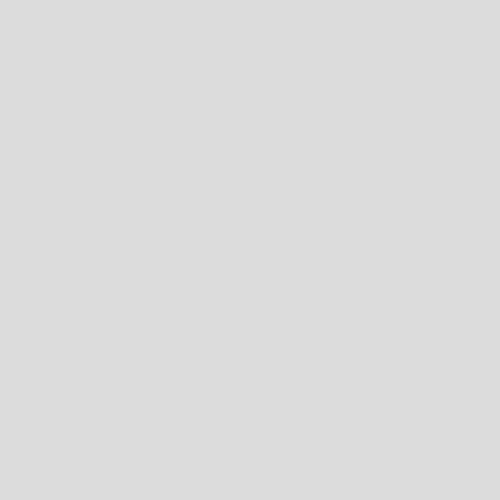
Frame 1 (no input)
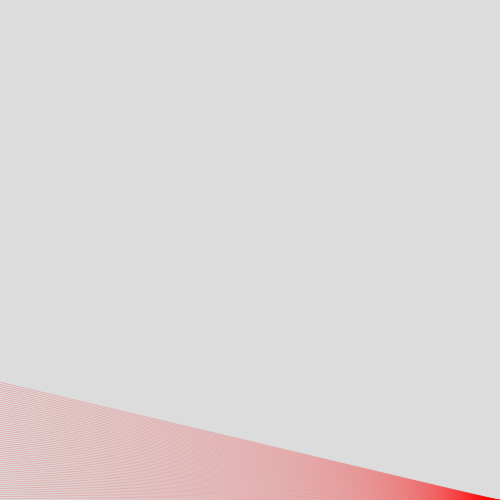
Frame 60 (the mouse pressed at the canvas centre just before this capture)
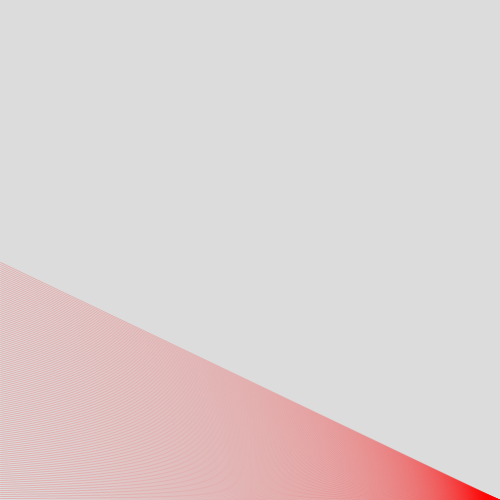
Frame 120 (the mouse held since frame 60 and released just before this capture)

The Processing sketch that drew these frames (run headless with seeded random() and noise(); from frame 60 on, the mouse is pressed at the canvas centre):

// Processing sketch: Conditionals_Line_02
// ── Conditionals_Line_02.pde
/*
HKB Creative Coding
 Einführung
 Michael Flueckiger
 */



int posX=0;
int posY=height;
color mycolor=color(255, 0, 0);
int speed=2;


// Setup Funktion, wird einmal aufgerufen
void setup() { 
  size(500, 500); // Grösse des Fensters definieren
  background(220);
  //line(200, 50, 400, 400);
  pixelDensity(2);
  posY=height;
}

// draw Funktion, wird geloopt
void draw() {

  stroke(mycolor, 50);
  line(posX, posY, width, height);
  if (posY>0) {
    posY-=speed;
  } else {
    posX+=speed;
  }


  if (posX>width) {
    posX=0;
    posY=width;
    mycolor=color(random(255),random(255),random(255));
  }
}
